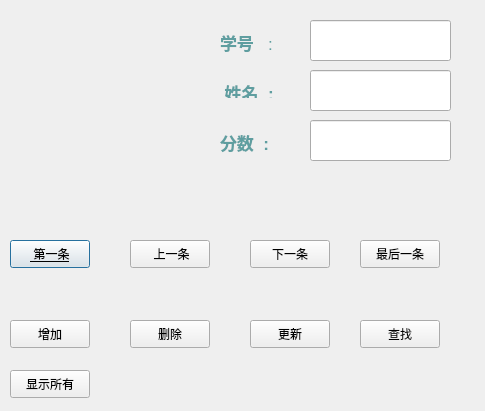
<?xml version="1.0" encoding="UTF-8"?>
<ui version="4.0">
 <class>sqliteDlg</class>
 <widget class="QDialog" name="sqliteDlg">
  <property name="geometry">
   <rect>
    <x>0</x>
    <y>0</y>
    <width>485</width>
    <height>411</height>
   </rect>
  </property>
  <property name="windowTitle">
   <string>Dialog</string>
  </property>
  <widget class="QPushButton" name="pushButton">
   <property name="geometry">
    <rect>
     <x>10</x>
     <y>240</y>
     <width>80</width>
     <height>28</height>
    </rect>
   </property>
   <property name="font">
    <font>
     <underline>true</underline>
    </font>
   </property>
   <property name="toolTip">
    <string>&lt;html&gt;&lt;head&gt;&lt;meta name=&quot;qrichtext&quot; content=&quot;1&quot; /&gt;&lt;style type=&quot;text/css&quot;&gt;
p, li { white-space: pre-wrap; }
&lt;/style&gt;&lt;/head&gt;&lt;body style=&quot; font-family:'Sans Serif'; font-size:9pt; font-weight:400; font-style:normal;&quot;&gt;
&lt;p style=&quot;-qt-paragraph-type:empty; margin-top:0px; margin-bottom:0px; margin-left:0px; margin-right:0px; -qt-block-indent:0; text-indent:0px;&quot;&gt;&lt;/p&gt;&lt;/body&gt;&lt;/html&gt;</string>
   </property>
   <property name="styleSheet">
    <string/>
   </property>
   <property name="text">
    <string> 第一条</string>
   </property>
   <property name="iconSize">
    <size>
     <width>28</width>
     <height>30</height>
    </size>
   </property>
   <property name="checkable">
    <bool>false</bool>
   </property>
   <property name="checked">
    <bool>false</bool>
   </property>
   <property name="autoRepeat">
    <bool>false</bool>
   </property>
   <property name="autoExclusive">
    <bool>false</bool>
   </property>
   <property name="autoRepeatDelay">
    <number>301</number>
   </property>
   <property name="default">
    <bool>true</bool>
   </property>
  </widget>
  <widget class="QPushButton" name="pushButton_2">
   <property name="geometry">
    <rect>
     <x>130</x>
     <y>240</y>
     <width>80</width>
     <height>28</height>
    </rect>
   </property>
   <property name="toolTip">
    <string>&lt;html&gt;&lt;head&gt;&lt;meta name=&quot;qrichtext&quot; content=&quot;1&quot; /&gt;&lt;style type=&quot;text/css&quot;&gt;
p, li { white-space: pre-wrap; }
&lt;/style&gt;&lt;/head&gt;&lt;body style=&quot; font-family:'Sans Serif'; font-size:9pt; font-weight:400; font-style:normal;&quot;&gt;
&lt;p style=&quot; margin-top:0px; margin-bottom:0px; margin-left:0px; margin-right:0px; -qt-block-indent:0; text-indent:0px;&quot;&gt;fgfgg&lt;/p&gt;&lt;/body&gt;&lt;/html&gt;</string>
   </property>
   <property name="text">
    <string> 上一条</string>
   </property>
  </widget>
  <widget class="QPushButton" name="pushButton_3">
   <property name="geometry">
    <rect>
     <x>250</x>
     <y>240</y>
     <width>80</width>
     <height>28</height>
    </rect>
   </property>
   <property name="text">
    <string>下一条</string>
   </property>
  </widget>
  <widget class="QPushButton" name="pushButton_4">
   <property name="geometry">
    <rect>
     <x>360</x>
     <y>240</y>
     <width>80</width>
     <height>28</height>
    </rect>
   </property>
   <property name="text">
    <string>最后一条</string>
   </property>
  </widget>
  <widget class="QPushButton" name="pushButton_5">
   <property name="geometry">
    <rect>
     <x>10</x>
     <y>320</y>
     <width>80</width>
     <height>28</height>
    </rect>
   </property>
   <property name="text">
    <string>增加</string>
   </property>
  </widget>
  <widget class="QPushButton" name="pushButton_6">
   <property name="geometry">
    <rect>
     <x>250</x>
     <y>320</y>
     <width>80</width>
     <height>28</height>
    </rect>
   </property>
   <property name="text">
    <string>更新</string>
   </property>
  </widget>
  <widget class="QPushButton" name="pushButton_7">
   <property name="geometry">
    <rect>
     <x>130</x>
     <y>320</y>
     <width>80</width>
     <height>28</height>
    </rect>
   </property>
   <property name="text">
    <string>删除</string>
   </property>
  </widget>
  <widget class="QPushButton" name="pushButton_8">
   <property name="geometry">
    <rect>
     <x>10</x>
     <y>370</y>
     <width>80</width>
     <height>28</height>
    </rect>
   </property>
   <property name="text">
    <string>显示所有</string>
   </property>
  </widget>
  <widget class="QLineEdit" name="lineEdit">
   <property name="geometry">
    <rect>
     <x>310</x>
     <y>20</y>
     <width>141</width>
     <height>41</height>
    </rect>
   </property>
  </widget>
  <widget class="QLineEdit" name="lineEdit_2">
   <property name="geometry">
    <rect>
     <x>310</x>
     <y>70</y>
     <width>141</width>
     <height>41</height>
    </rect>
   </property>
  </widget>
  <widget class="QLineEdit" name="lineEdit_3">
   <property name="geometry">
    <rect>
     <x>310</x>
     <y>120</y>
     <width>141</width>
     <height>41</height>
    </rect>
   </property>
  </widget>
  <widget class="QLabel" name="label">
   <property name="geometry">
    <rect>
     <x>220</x>
     <y>80</y>
     <width>54</width>
     <height>18</height>
    </rect>
   </property>
   <property name="text">
    <string>&lt;html&gt;&lt;head&gt;&lt;meta name=&quot;qrichtext&quot; content=&quot;1&quot; /&gt;&lt;style type=&quot;text/css&quot;&gt;
p, li { white-space: pre-wrap; }
&lt;/style&gt;&lt;/head&gt;&lt;body style=&quot; font-family:'Sans Serif'; font-size:9pt; font-weight:400; font-style:normal;&quot;&gt;
&lt;p style=&quot; margin-top:0px; margin-bottom:0px; margin-left:0px; margin-right:0px; -qt-block-indent:0; text-indent:0px;&quot;&gt;&lt;span style=&quot; font-size:13pt; font-weight:600; color:#5f9ea0;&quot;&gt; 姓名  :&lt;/span&gt;&lt;/p&gt;&lt;/body&gt;&lt;/html&gt;</string>
   </property>
  </widget>
  <widget class="QLabel" name="label_2">
   <property name="geometry">
    <rect>
     <x>220</x>
     <y>30</y>
     <width>61</width>
     <height>24</height>
    </rect>
   </property>
   <property name="text">
    <string>&lt;html&gt;&lt;head&gt;&lt;meta name=&quot;qrichtext&quot; content=&quot;1&quot; /&gt;&lt;style type=&quot;text/css&quot;&gt;
p, li { white-space: pre-wrap; }
&lt;/style&gt;&lt;/head&gt;&lt;body style=&quot; font-family:'Sans Serif'; font-size:9pt; font-weight:400; font-style:normal;&quot;&gt;
&lt;p style=&quot; margin-top:0px; margin-bottom:0px; margin-left:0px; margin-right:0px; -qt-block-indent:0; text-indent:0px;&quot;&gt;&lt;span style=&quot; font-size:13pt; font-weight:600; color:#5f9ea0;&quot;&gt;学号&lt;/span&gt;&lt;span style=&quot; font-size:13pt; color:#5f9ea0;&quot;&gt;   :&lt;/span&gt;&lt;/p&gt;&lt;/body&gt;&lt;/html&gt;</string>
   </property>
  </widget>
  <widget class="QLabel" name="label_3">
   <property name="geometry">
    <rect>
     <x>220</x>
     <y>130</y>
     <width>71</width>
     <height>24</height>
    </rect>
   </property>
   <property name="text">
    <string>&lt;html&gt;&lt;head&gt;&lt;meta name=&quot;qrichtext&quot; content=&quot;1&quot; /&gt;&lt;style type=&quot;text/css&quot;&gt;
p, li { white-space: pre-wrap; }
&lt;/style&gt;&lt;/head&gt;&lt;body style=&quot; font-family:'Sans Serif'; font-size:9pt; font-weight:400; font-style:normal;&quot;&gt;
&lt;p style=&quot; margin-top:0px; margin-bottom:0px; margin-left:0px; margin-right:0px; -qt-block-indent:0; text-indent:0px;&quot;&gt;&lt;span style=&quot; font-size:13pt; font-weight:600; color:#5f9ea0;&quot;&gt;分数  :&lt;/span&gt;&lt;/p&gt;&lt;/body&gt;&lt;/html&gt;</string>
   </property>
  </widget>
  <widget class="QLabel" name="label_5">
   <property name="geometry">
    <rect>
     <x>40</x>
     <y>30</y>
     <width>120</width>
     <height>121</height>
    </rect>
   </property>
   <property name="styleSheet">
    <string notr="true">border-image: url(:/new/prefix2/desk_pic/图片浏览_select.png);</string>
   </property>
   <property name="text">
    <string/>
   </property>
   <property name="pixmap">
    <pixmap>114.gif</pixmap>
   </property>
  </widget>
  <widget class="QPushButton" name="pushButton_9">
   <property name="geometry">
    <rect>
     <x>360</x>
     <y>320</y>
     <width>80</width>
     <height>28</height>
    </rect>
   </property>
   <property name="text">
    <string>查找</string>
   </property>
  </widget>
 </widget>
 <resources/>
 <connections/>
</ui>
